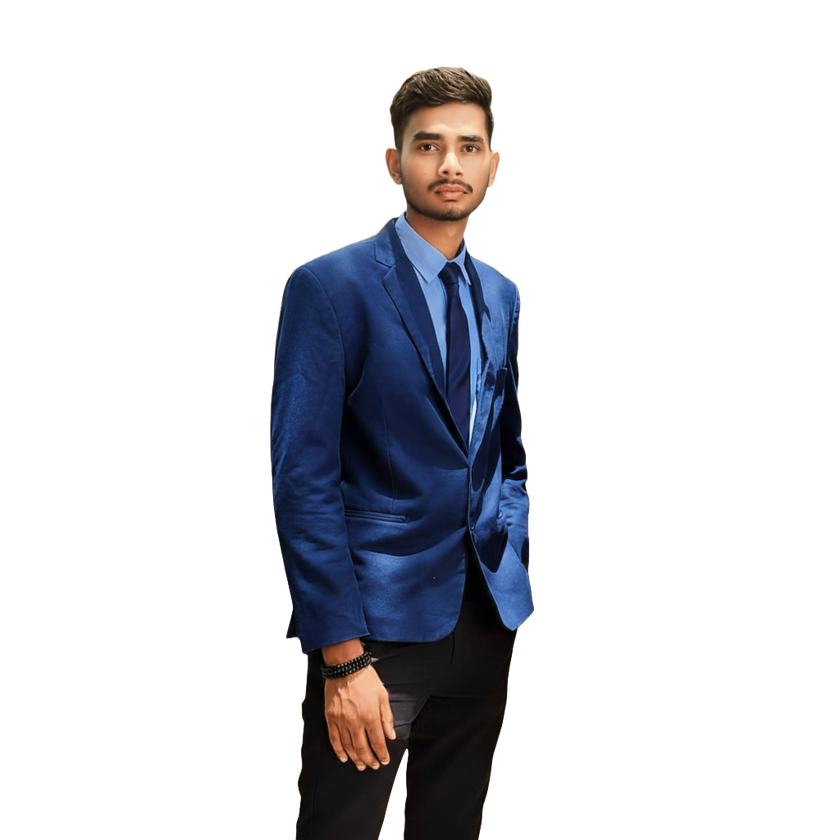
#> input picture scripts/photo.png, 840 x 840 px, shrunk from 1024 x 1024 before the run, given in place of photo.jpg, which was not available
$ python choso_effect.py
#> lines starting #> are read from the running program, lines starting #| are printed output that depends on the picture; after the words box and inside, x2 and y2 are one past the last pixel; in counts of white or black regions, pixels touching at a corner belong together; pictures that were not available may be replaced by others from this repository, and a replacement may not be noted
import sys
import os
from PIL import Image, ImageEnhance, ImageDraw, ImageChops

def hex_to_rgb(hex_code):
    hex_code = hex_code.lstrip('#')
    return tuple(int(hex_code[i:i+2], 16) for i in (0, 2, 4))

def apply_choso_effect(input_path, output_path):
#> called with input_path = 'photo.jpg', output_path = 'choso-output.png'
    if not os.path.exists(input_path):
        print(f"Error: Could not find '{input_path}'. Please ensure the photo is saved in the directory.")
        sys.exit(1)

    print(f"Loading {input_path}...")
    img = Image.open(input_path).convert("RGB")

    # --- 1. Preprocessing ---
    # Brightness: -16 (scale from 1.0)
    brightness_factor = 1.0 - (16.0 / 100.0)
    img = ImageEnhance.Brightness(img).enhance(brightness_factor)

    # Contrast: 100 (assume 100 means max boost, so a factor of 2.0)
    contrast_factor = 2.0
    img = ImageEnhance.Contrast(img).enhance(contrast_factor)
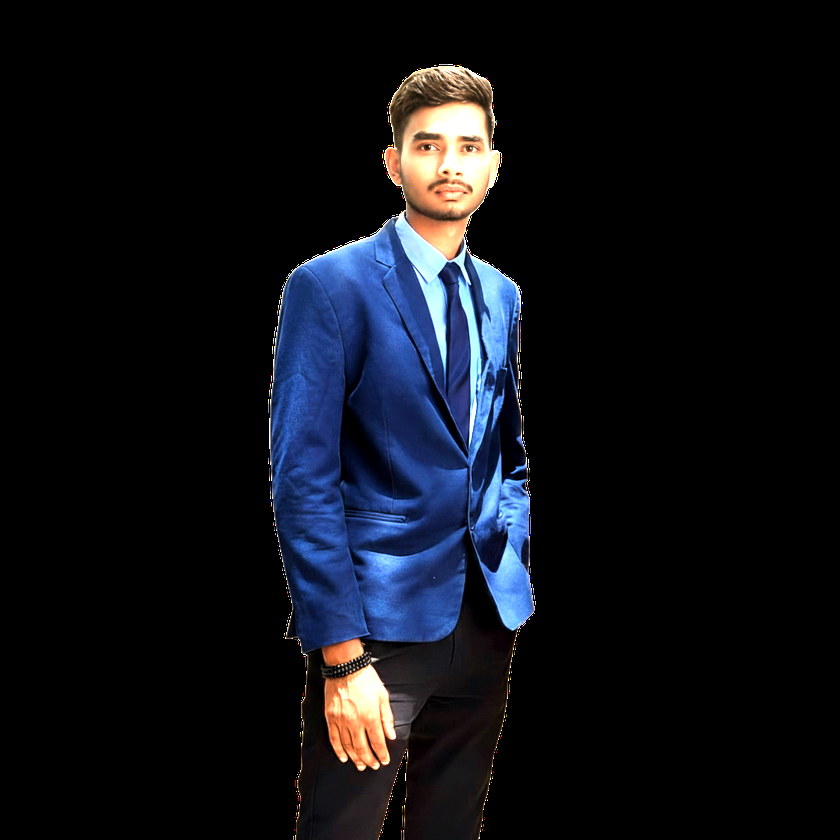
#> img: PIL image 840x840 RGB; mean R, G, B 14.7, 16.9, 23.4

    # Grayscale: 100
    img = img.convert("L")
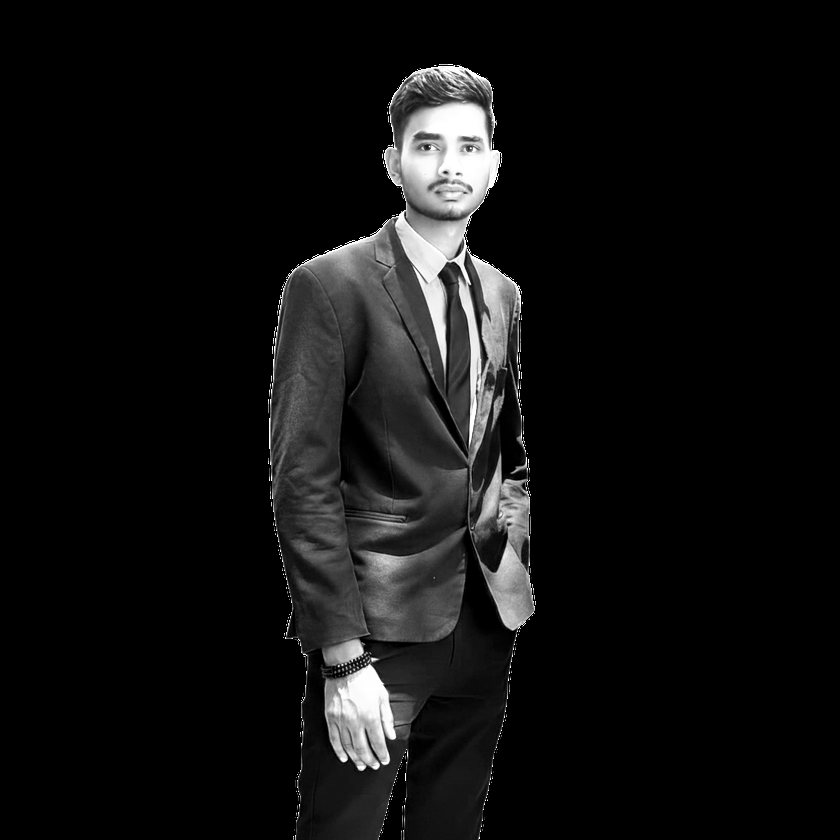
#> img: PIL image 840x840 L; min 0, max 255, mean 17

    w, h = img.size
#> w = 840; h = 840

    # --- 2. Grid & Dithering ---
    cell_size = 9
    tint = hex_to_rgb("#9d00ff")

    # Create the output canvas (black background since bgMode=none)
    out_img = Image.new("RGB", (w, h), (0, 0, 0))
#> out_img: PIL image 840x840 RGB; every value is 0
    draw = ImageDraw.Draw(out_img)

    # Bayer 4x4 matrix mapped to 0-255 scale
    bayer = [
        [ 0,  8,  2, 10],
        [12,  4, 14,  6],
        [ 3, 11,  1,  9],
        [15,  7, 13,  5]
    ]

    print("Applying Bayer Dither (cell_size=9)...")
    for cy in range(0, h, cell_size):
        for cx in range(0, w, cell_size):
            # Sample luminance by taking the center pixel of the cell
            # (or we could average the cell, but center pixel is faster and often sharper for dithering)
            sample_x = min(cx + cell_size // 2, w - 1)
            sample_y = min(cy + cell_size // 2, h - 1)
            lum = img.getpixel((sample_x, sample_y))

            # Get bayer threshold
            grid_x = cx // cell_size
            grid_y = cy // cell_size
            # Normalize bayer to 0-255 (multiply by 16)
            threshold = (bayer[grid_y % 4][grid_x % 4] + 0.5) * 16.0

            # If luminance passes threshold, draw the primitive (a solid rectangle)
            if lum > threshold:
                draw.rectangle([cx, cy, cx + cell_size - 1, cy + cell_size - 1], fill=tint)

    # --- 3. Post-Effects (PFX) ---
    # Chromatic aberration (intensity 15)
    print("Applying Chromatic Aberration...")
    intensity = 15
    shift = max(1, intensity // 5)  # roughly 3 pixels shift

    r, g, b = out_img.split()
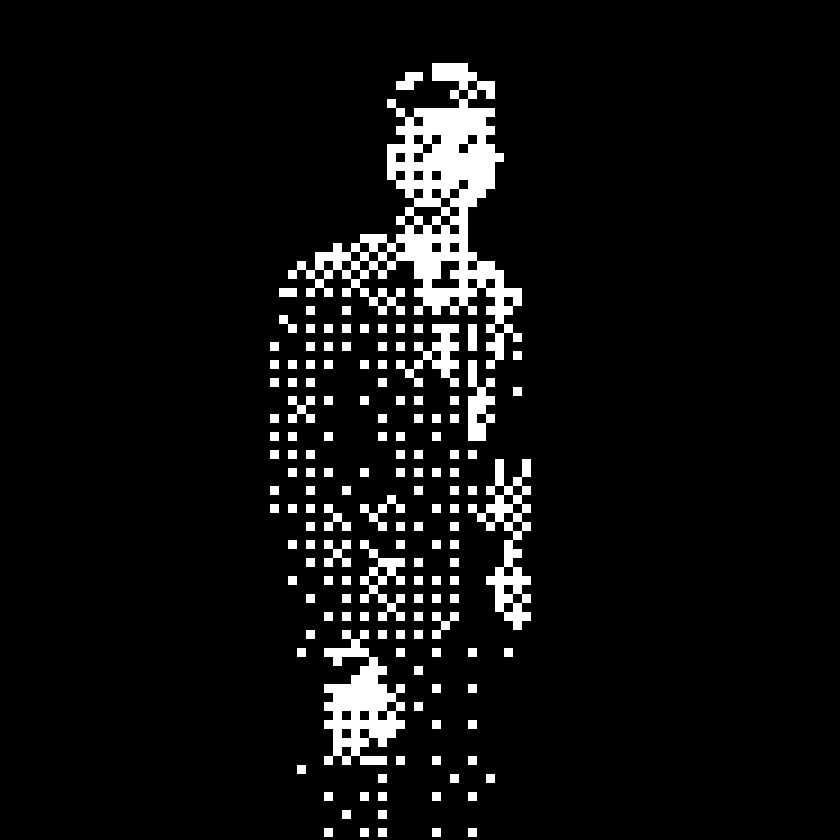
#> r: PIL image 840x840 L; values 0 (black) and 157 (white), 6.5% white; 145 white regions, largest, box (x1, y1, x2, y2) and area: (288, 63, 522, 369) 19359, (324, 630, 405, 765) 5589, (468, 459, 531, 630) 3645
#> g: PIL image 840x840 L; every value is 0
    r = ImageChops.offset(r, -shift, 0)
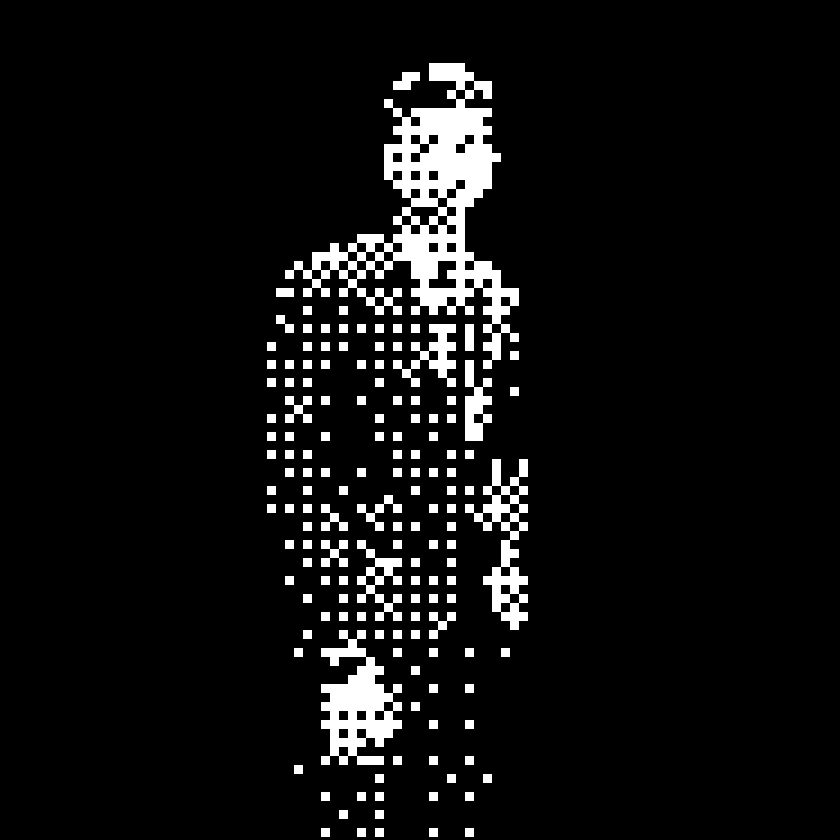
#> r: PIL image 840x840 L; values 0 (black) and 157 (white), 6.5% white; 145 white regions, largest, box (x1, y1, x2, y2) and area: (285, 63, 519, 369) 19359, (321, 630, 402, 765) 5589, (465, 459, 528, 630) 3645
    b = ImageChops.offset(b, shift, 0)
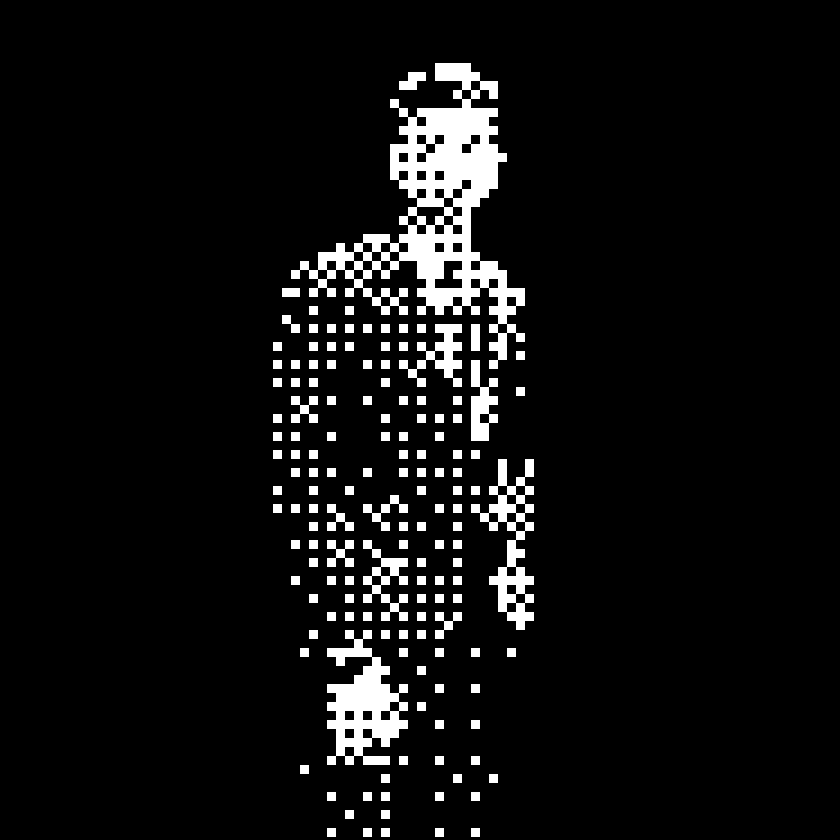
#> b: PIL image 840x840 L; 6.5% white; 145 white regions, largest, box (x1, y1, x2, y2) and area: (291, 63, 525, 369) 19359, (327, 630, 408, 765) 5589, (471, 459, 534, 630) 3645
    final_img = Image.merge("RGB", (r, g, b))
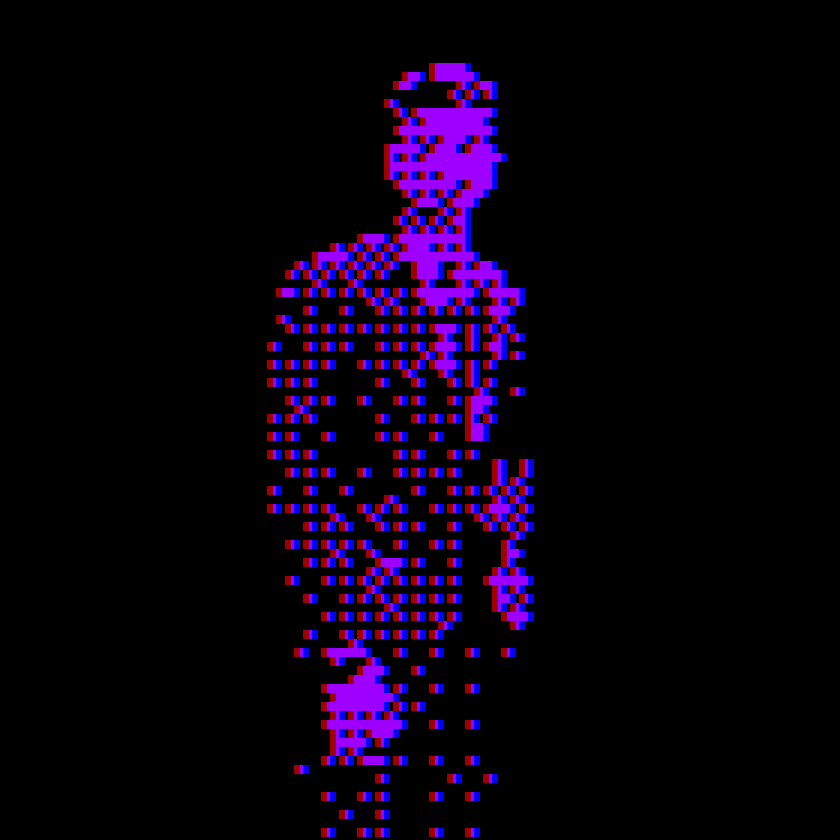
#> final_img: PIL image 840x840 RGB; mean R, G, B 10.3, 0, 16.7

    final_img.save(output_path)
    print(f"Success! Saved CHOSO ASCII effect to {output_path}")

if __name__ == "__main__":
    src = sys.argv[1] if len(sys.argv) > 1 else "photo.jpg"
    out = sys.argv[2] if len(sys.argv) > 2 else "choso-output.png"
    apply_choso_effect(src, out)
